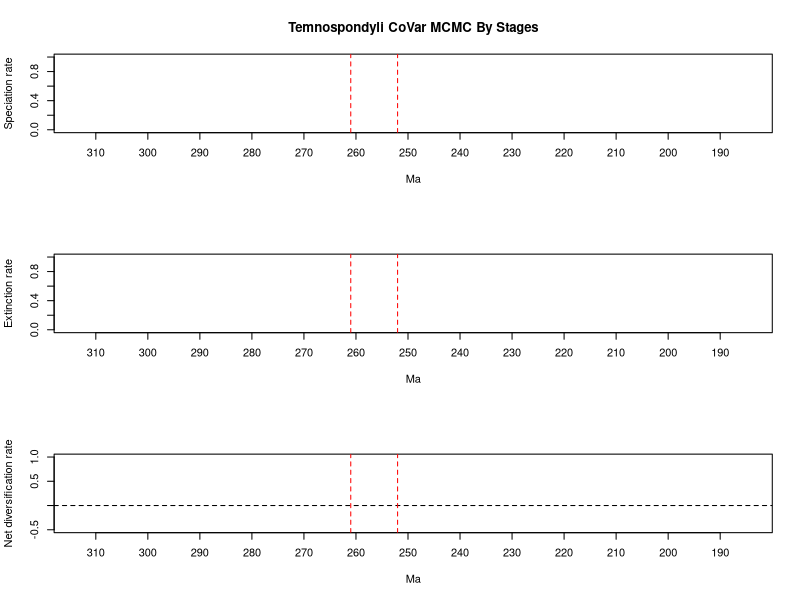

This chart was generated by the following R code:
# 1 files combined:
# 	C:\Users\SimoesLabAdmin\Documents\BDNN_Arielli\temnospondyli\mcmc_fixshift_predictors\C_covar/combined_10_marginal_rates.log

# 95% HPDs calculated using code from Biopy (https://www.cs.auckland.ac.nz/~yhel002/biopy/)

pdf(file='C:/Users/SimoesLabAdmin/Documents/BDNN_Arielli/temnospondyli/mcmc_fixshift_predictors/C_covar/combined_10_marginal_rates_RTT_plot2.pdf',width=8, height=10.8)
par(mfrow=c(3,1))
library(scales)
plot_RTT <- function (age,hpd_M,hpd_m,mean_m,color){
    N=100
    beta=(1:(N-1))/N
    alpha_shape=0.25
    cat=1-(beta^(1./alpha_shape))
    for (i in 1:(N-1)){
        trans= 1/N + 2/N
        polygon(c(age, rev(age)), c(hpd_M-((hpd_M-mean_m)*cat[i]), rev(hpd_m+((mean_m-hpd_m)*cat[i]))), col = alpha(color,trans), border = NA)
    }
    lines(rev(age), rev(mean_m), col = color, lwd=3)
}
    
L_hpd_m95=c(NA, NA,NA,NA,NA,NA,NA,NA,NA,NA,NA,NA,NA,NA,NA,NA,NA,NA,NA,NA,NA,NA,NA,NA,NA,NA,NA,0.0,7.4e-05,7.4e-05,7.4e-05,7.4e-05,7.4e-05,7.4e-05,2.3e-05,2.3e-05,2.3e-05,2.3e-05,2.3e-05,2.3e-05,2.3e-05,2.3e-05,2.3e-05,0.000865,0.000865,0.000865,0.000865,0.000865,0.000865,0.000865,0.000865,0.000865,0.000865,0.031675,0.031675,0.031675,0.031675,0.031675,0.031675,0.031675,0.031675,0.031675,0.031675,0.037579,0.037579,0.037579,0.037579,0.037579,0.142837,0.142837,0.142837,0.142837,0.142837,0.381638,0.381638,0.381638,0.381638,0.381638,0.152704,0.152704,0.152704,0.152704,0.152704,0.152704,0.152704,0.000171,0.000171,0.000171,0.000171,0.000171,0.065113,0.065113,0.065113,0.065113,0.065113,0.065113,0.065113,0.065113,0.065113,0.020647,0.020647,0.020647,0.020647,0.020647,0.020647,0.020647,0.020647,0.020647,0.020647,0.007553,0.007553,0.007553,0.007553,0.007553,0.007553,0.007553,0.146114,0.146114,0.146114,0.146114,0.146114,0.146114,0.146114,0.146114,0.146114,0.146114,0.146114,0.146114,0.146114,0.146114,0.146114,0.146114,0.146114,0.146114)
L_hpd_M95=c(NA, NA,NA,NA,NA,NA,NA,NA,NA,NA,NA,NA,NA,NA,NA,NA,NA,NA,NA,NA,NA,NA,NA,NA,NA,NA,NA,0.066252,0.072539,0.072539,0.072539,0.072539,0.072539,0.072539,0.069191,0.069191,0.069191,0.069191,0.069191,0.069191,0.069191,0.069191,0.069191,0.056572,0.056572,0.056572,0.056572,0.056572,0.056572,0.056572,0.056572,0.056572,0.056572,0.14262,0.14262,0.14262,0.14262,0.14262,0.14262,0.14262,0.14262,0.14262,0.14262,0.260995,0.260995,0.260995,0.260995,0.260995,0.356597,0.356597,0.356597,0.356597,0.356597,0.698765,0.698765,0.698765,0.698765,0.698765,0.44453,0.44453,0.44453,0.44453,0.44453,0.44453,0.44453,0.181458,0.181458,0.181458,0.181458,0.181458,0.203643,0.203643,0.203643,0.203643,0.203643,0.203643,0.203643,0.203643,0.203643,0.083612,0.083612,0.083612,0.083612,0.083612,0.083612,0.083612,0.083612,0.083612,0.083612,0.064456,0.064456,0.064456,0.064456,0.064456,0.064456,0.064456,0.233517,0.233517,0.233517,0.233517,0.233517,0.233517,0.233517,0.233517,0.233517,0.233517,0.233517,0.233517,0.233517,0.233517,0.233517,0.233517,0.233517,0.233517)
M_hpd_m95=c(NA, NA,NA,NA,NA,NA,NA,NA,NA,NA,NA,NA,NA,NA,NA,NA,NA,NA,NA,NA,NA,NA,NA,NA,NA,NA,NA,0.0,0.087695,0.087695,0.087695,0.087695,0.087695,0.087695,4e-06,4e-06,4e-06,4e-06,4e-06,4e-06,4e-06,4e-06,4e-06,0.000552,0.000552,0.000552,0.000552,0.000552,0.000552,0.000552,0.000552,0.000552,0.000552,0.027411,0.027411,0.027411,0.027411,0.027411,0.027411,0.027411,0.027411,0.027411,0.027411,0.01983,0.01983,0.01983,0.01983,0.01983,0.171548,0.171548,0.171548,0.171548,0.171548,0.388866,0.388866,0.388866,0.388866,0.388866,0.069707,0.069707,0.069707,0.069707,0.069707,0.069707,0.069707,0.060715,0.060715,0.060715,0.060715,0.060715,0.039816,0.039816,0.039816,0.039816,0.039816,0.039816,0.039816,0.039816,0.039816,0.030057,0.030057,0.030057,0.030057,0.030057,0.030057,0.030057,0.030057,0.030057,0.030057,0.019042,0.019042,0.019042,0.019042,0.019042,0.019042,0.019042,0.079891,0.079891,0.079891,0.079891,0.079891,0.079891,0.079891,0.079891,0.079891,0.079891,0.079891,0.079891,0.079891,0.079891,0.079891,0.079891,0.079891,0.079891)
M_hpd_M95=c(NA, NA,NA,NA,NA,NA,NA,NA,NA,NA,NA,NA,NA,NA,NA,NA,NA,NA,NA,NA,NA,NA,NA,NA,NA,NA,NA,0.34991,0.363656,0.363656,0.363656,0.363656,0.363656,0.363656,0.097396,0.097396,0.097396,0.097396,0.097396,0.097396,0.097396,0.097396,0.097396,0.078649,0.078649,0.078649,0.078649,0.078649,0.078649,0.078649,0.078649,0.078649,0.078649,0.13097,0.13097,0.13097,0.13097,0.13097,0.13097,0.13097,0.13097,0.13097,0.13097,0.267649,0.267649,0.267649,0.267649,0.267649,0.442218,0.442218,0.442218,0.442218,0.442218,0.679501,0.679501,0.679501,0.679501,0.679501,0.273719,0.273719,0.273719,0.273719,0.273719,0.273719,0.273719,0.352538,0.352538,0.352538,0.352538,0.352538,0.259449,0.259449,0.259449,0.259449,0.259449,0.259449,0.259449,0.259449,0.259449,0.139993,0.139993,0.139993,0.139993,0.139993,0.139993,0.139993,0.139993,0.139993,0.139993,0.104288,0.104288,0.104288,0.104288,0.104288,0.104288,0.104288,0.147038,0.147038,0.147038,0.147038,0.147038,0.147038,0.147038,0.147038,0.147038,0.147038,0.147038,0.147038,0.147038,0.147038,0.147038,0.147038,0.147038,0.147038)
R_hpd_m95=c(NA, NA,NA,NA,NA,NA,NA,NA,NA,NA,NA,NA,NA,NA,NA,NA,NA,NA,NA,NA,NA,NA,NA,NA,NA,NA,NA,-0.317741,-0.331404,-0.331404,-0.331404,-0.331404,-0.331404,-0.331404,-0.064244,-0.064244,-0.064244,-0.064244,-0.064244,-0.064244,-0.064244,-0.064244,-0.064244,-0.065663,-0.065663,-0.065663,-0.065663,-0.065663,-0.065663,-0.065663,-0.065663,-0.065663,-0.065663,-0.047918,-0.047918,-0.047918,-0.047918,-0.047918,-0.047918,-0.047918,-0.047918,-0.047918,-0.047918,-0.178588,-0.178588,-0.178588,-0.178588,-0.178588,-0.220793,-0.220793,-0.220793,-0.220793,-0.220793,-0.199028,-0.199028,-0.199028,-0.199028,-0.199028,-0.054495,-0.054495,-0.054495,-0.054495,-0.054495,-0.054495,-0.054495,-0.297894,-0.297894,-0.297894,-0.297894,-0.297894,-0.161777,-0.161777,-0.161777,-0.161777,-0.161777,-0.161777,-0.161777,-0.161777,-0.161777,-0.089891,-0.089891,-0.089891,-0.089891,-0.089891,-0.089891,-0.089891,-0.089891,-0.089891,-0.089891,-0.073201,-0.073201,-0.073201,-0.073201,-0.073201,-0.073201,-0.073201,0.024833,0.024833,0.024833,0.024833,0.024833,0.024833,0.024833,0.024833,0.024833,0.024833,0.024833,0.024833,0.024833,0.024833,0.024833,0.024833,0.024833,0.024833)
R_hpd_M95=c(NA, NA,NA,NA,NA,NA,NA,NA,NA,NA,NA,NA,NA,NA,NA,NA,NA,NA,NA,NA,NA,NA,NA,NA,NA,NA,NA,0.0,-0.06207,-0.06207,-0.06207,-0.06207,-0.06207,-0.06207,0.050081,0.050081,0.050081,0.050081,0.050081,0.050081,0.050081,0.050081,0.050081,0.039681,0.039681,0.039681,0.039681,0.039681,0.039681,0.039681,0.039681,0.039681,0.039681,0.089323,0.089323,0.089323,0.089323,0.089323,0.089323,0.089323,0.089323,0.089323,0.089323,0.158126,0.158126,0.158126,0.158126,0.158126,0.098083,0.098083,0.098083,0.098083,0.098083,0.154165,0.154165,0.154165,0.154165,0.154165,0.279458,0.279458,0.279458,0.279458,0.279458,0.279458,0.279458,0.066254,0.066254,0.066254,0.066254,0.066254,0.087639,0.087639,0.087639,0.087639,0.087639,0.087639,0.087639,0.087639,0.087639,0.02627,0.02627,0.02627,0.02627,0.02627,0.02627,0.02627,0.02627,0.02627,0.02627,0.023897,0.023897,0.023897,0.023897,0.023897,0.023897,0.023897,0.13324,0.13324,0.13324,0.13324,0.13324,0.13324,0.13324,0.13324,0.13324,0.13324,0.13324,0.13324,0.13324,0.13324,0.13324,0.13324,0.13324,0.13324)
L_mean=c(NA, NA,NA,NA,NA,NA,NA,NA,NA,NA,NA,NA,NA,NA,NA,NA,NA,NA,NA,NA,NA,NA,NA,NA,NA,NA,NA,0.019763271,0.02635693,0.02635693,0.02635693,0.02635693,0.02635693,0.02635693,0.028162032,0.028162032,0.028162032,0.028162032,0.028162032,0.028162032,0.028162032,0.028162032,0.028162032,0.025425906,0.025425906,0.025425906,0.025425906,0.025425906,0.025425906,0.025425906,0.025425906,0.025425906,0.025425906,0.084495048,0.084495048,0.084495048,0.084495048,0.084495048,0.084495048,0.084495048,0.084495048,0.084495048,0.084495048,0.142432349,0.142432349,0.142432349,0.142432349,0.142432349,0.241623748,0.241623748,0.241623748,0.241623748,0.241623748,0.529950295,0.529950295,0.529950295,0.529950295,0.529950295,0.277743574,0.277743574,0.277743574,0.277743574,0.277743574,0.277743574,0.277743574,0.07380735,0.07380735,0.07380735,0.07380735,0.07380735,0.133795552,0.133795552,0.133795552,0.133795552,0.133795552,0.133795552,0.133795552,0.133795552,0.133795552,0.053313906,0.053313906,0.053313906,0.053313906,0.053313906,0.053313906,0.053313906,0.053313906,0.053313906,0.053313906,0.033956146,0.033956146,0.033956146,0.033956146,0.033956146,0.033956146,0.033956146,0.191293321,0.191293321,0.191293321,0.191293321,0.191293321,0.191293321,0.191293321,0.191293321,0.191293321,0.191293321,0.191293321,0.191293321,0.191293321,0.191293321,0.191293321,0.191293321,0.191293321,0.191293321)
M_mean=c(NA, NA,NA,NA,NA,NA,NA,NA,NA,NA,NA,NA,NA,NA,NA,NA,NA,NA,NA,NA,NA,NA,NA,NA,NA,NA,NA,0.159494667,0.22051126,0.22051126,0.22051126,0.22051126,0.22051126,0.22051126,0.034790751,0.034790751,0.034790751,0.034790751,0.034790751,0.034790751,0.034790751,0.034790751,0.034790751,0.035991095,0.035991095,0.035991095,0.035991095,0.035991095,0.035991095,0.035991095,0.035991095,0.035991095,0.035991095,0.072249815,0.072249815,0.072249815,0.072249815,0.072249815,0.072249815,0.072249815,0.072249815,0.072249815,0.072249815,0.140958286,0.140958286,0.140958286,0.140958286,0.140958286,0.300356383,0.300356383,0.300356383,0.300356383,0.300356383,0.534168956,0.534168956,0.534168956,0.534168956,0.534168956,0.166086396,0.166086396,0.166086396,0.166086396,0.166086396,0.166086396,0.166086396,0.200001795,0.200001795,0.200001795,0.200001795,0.200001795,0.14634105,0.14634105,0.14634105,0.14634105,0.14634105,0.14634105,0.14634105,0.14634105,0.14634105,0.086329247,0.086329247,0.086329247,0.086329247,0.086329247,0.086329247,0.086329247,0.086329247,0.086329247,0.086329247,0.059127559,0.059127559,0.059127559,0.059127559,0.059127559,0.059127559,0.059127559,0.111742742,0.111742742,0.111742742,0.111742742,0.111742742,0.111742742,0.111742742,0.111742742,0.111742742,0.111742742,0.111742742,0.111742742,0.111742742,0.111742742,0.111742742,0.111742742,0.111742742,0.111742742)
R_mean=c(NA, NA,NA,NA,NA,NA,NA,NA,NA,NA,NA,NA,NA,NA,NA,NA,NA,NA,NA,NA,NA,NA,NA,NA,NA,NA,NA,-0.139731387,-0.19415431,-0.19415431,-0.19415431,-0.19415431,-0.19415431,-0.19415431,-0.00662871,-0.00662871,-0.00662871,-0.00662871,-0.00662871,-0.00662871,-0.00662871,-0.00662871,-0.00662871,-0.010565191,-0.010565191,-0.010565191,-0.010565191,-0.010565191,-0.010565191,-0.010565191,-0.010565191,-0.010565191,-0.010565191,0.012245189,0.012245189,0.012245189,0.012245189,0.012245189,0.012245189,0.012245189,0.012245189,0.012245189,0.012245189,0.001474073,0.001474073,0.001474073,0.001474073,0.001474073,-0.058732617,-0.058732617,-0.058732617,-0.058732617,-0.058732617,-0.004218647,-0.004218647,-0.004218647,-0.004218647,-0.004218647,0.1116572,0.1116572,0.1116572,0.1116572,0.1116572,0.1116572,0.1116572,-0.126194429,-0.126194429,-0.126194429,-0.126194429,-0.126194429,-0.012545527,-0.012545527,-0.012545527,-0.012545527,-0.012545527,-0.012545527,-0.012545527,-0.012545527,-0.012545527,-0.033015347,-0.033015347,-0.033015347,-0.033015347,-0.033015347,-0.033015347,-0.033015347,-0.033015347,-0.033015347,-0.033015347,-0.025171425,-0.025171425,-0.025171425,-0.025171425,-0.025171425,-0.025171425,-0.025171425,0.079550596,0.079550596,0.079550596,0.079550596,0.079550596,0.079550596,0.079550596,0.079550596,0.079550596,0.079550596,0.079550596,0.079550596,0.079550596,0.079550596,0.079550596,0.079550596,0.079550596,0.079550596)
trans=0.5
age=(0:(134-1))* -1
# Calculate positions for the mass extinction events
perm_trias_extinction = -252 # End-Permian mass extinction (252 Ma)
guadalupian_extinction = -261 # Guadalupian extinction (261 Ma)

# Define custom tick positions at 10 MY intervals
x_ticks <- seq(-310, -190, by=10)
x_tick_labels <- abs(x_ticks)

# First plot: Speciation rate
plot(age, age, type='n', ylim=c(0, 1), xlim=c(-312.9, -185.1), 
     ylab='Speciation rate', xlab='Ma', main='Temnospondyli CoVar MCMC By Stages', 
     xaxt='n') # Remove default x-axis
axis(1, at=x_ticks, labels=x_tick_labels) # Custom x-axis with 10MY interval ticks

plot_RTT(age, L_hpd_M95, L_hpd_m95, L_mean, "#4c4cec")
lines(rev(age), rev(L_mean), col="#4c4cec", lwd=3)

# Add vertical lines for mass extinction events
abline(v=perm_trias_extinction, col="red", lty=2) 
abline(v=guadalupian_extinction, col="red", lty=2)

# Second plot: Extinction rate
plot(age, age, type='n', ylim=c(0, 1), xlim=c(-312.9, -185.1), 
     ylab='Extinction rate', xlab='Ma',
     xaxt='n') # Remove default x-axis
axis(1, at=x_ticks, labels=x_tick_labels) # Custom x-axis with 10MY interval ticks

plot_RTT(age, M_hpd_M95, M_hpd_m95, M_mean, "#e34a33")
lines(rev(age), rev(M_mean), col="#e34a33", lwd=3)

# Add vertical lines for mass extinction events
abline(v=perm_trias_extinction, col="red", lty=2)
abline(v=guadalupian_extinction, col="red", lty=2)

# Third plot: Net diversification rate
plot(age, age, type='n', ylim=c(-0.5, 1), xlim=c(-312.9, -185.1), 
     ylab='Net diversification rate', xlab='Ma',
     xaxt='n') # Remove default x-axis
axis(1, at=x_ticks, labels=x_tick_labels) # Custom x-axis with 10MY interval ticks

abline(h=0, lty=2, col="black")
plot_RTT(age, R_hpd_M95, R_hpd_m95, R_mean, "#504A4B")
lines(rev(age), rev(R_mean), col="#504A4B", lwd=3)

# Add vertical lines for mass extinction events
abline(v=perm_trias_extinction, col="red", lty=2)
abline(v=guadalupian_extinction, col="red", lty=2)

dev.off()
